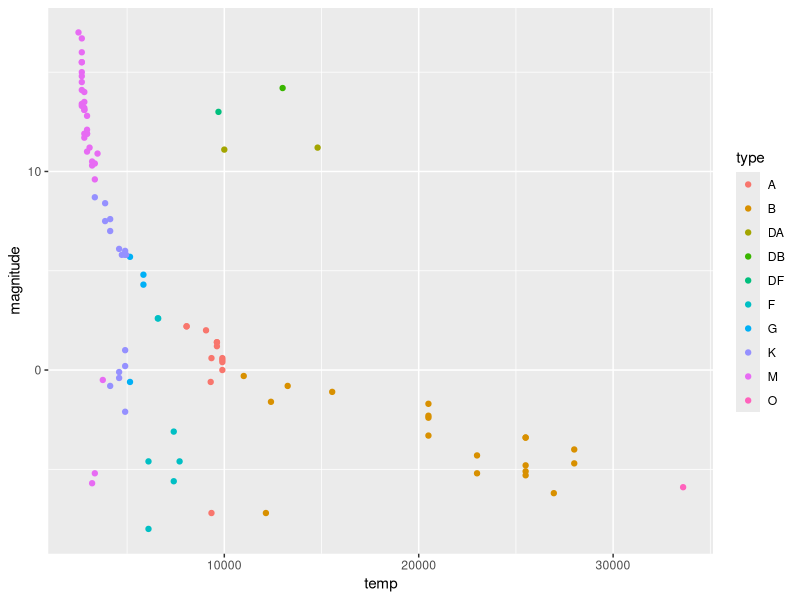
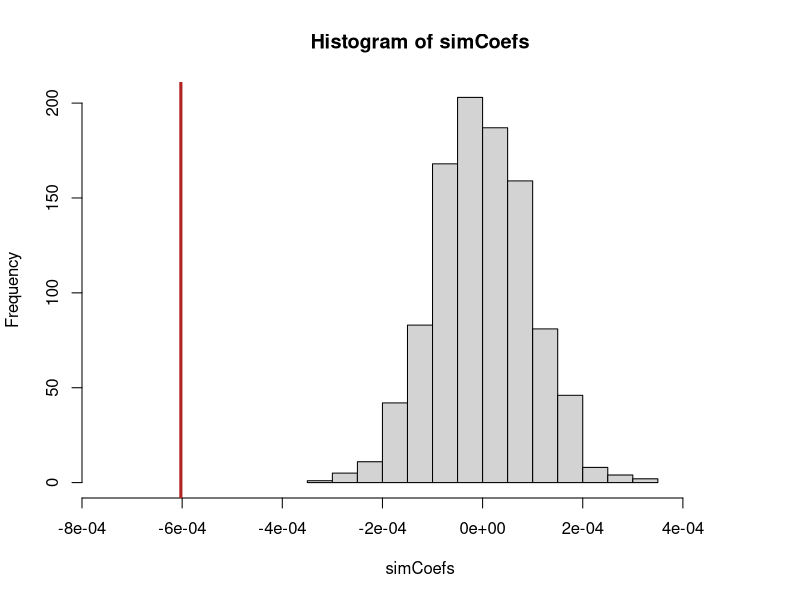
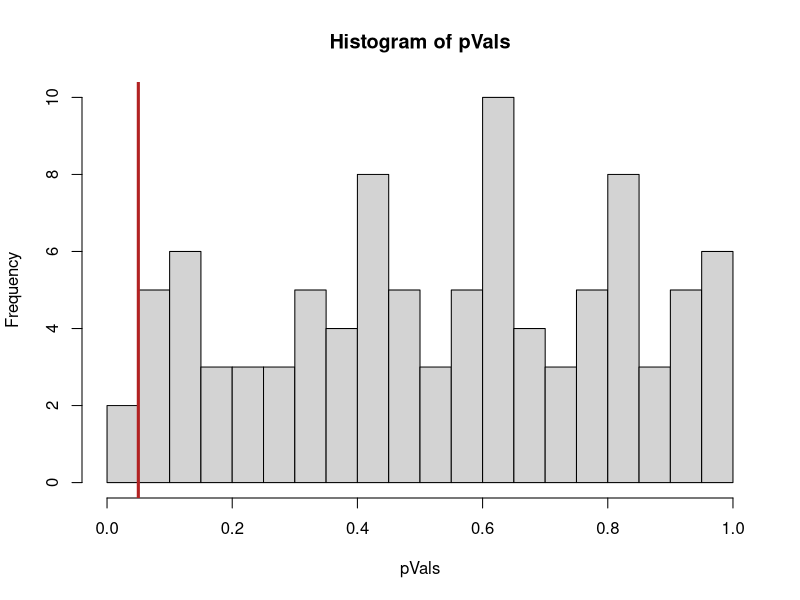
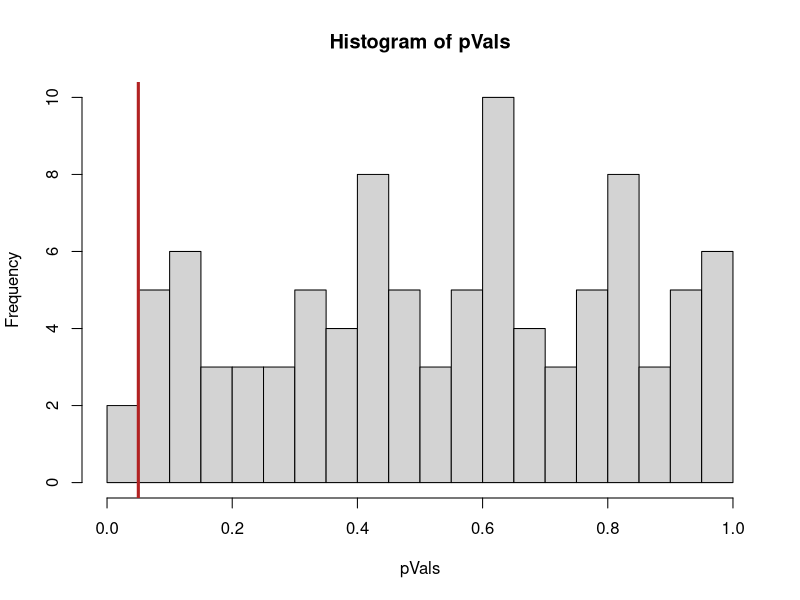

Here is the R script that generated these plots, in order:
# Data exploration
library(dslabs)
library(tidyverse)
library(car)

# Load dataset
stars <- dslabs::stars

# Research Q: are hotter stars more luminous?
ggplot(stars, aes(x = temp, y = magnitude, colour = type)) +
  geom_point()

# Is the correlation significantly nonzero?
starMod <- lm(magnitude ~ temp, data = stars)
summary(starMod)

# Randomisation test
set.seed(11)
# Initialise list to store simulated coefficients
simCoefs <- list()
# Number of iterations
nRepeat <- 1000

# Loop over simulations to get coefficient estimates
for (i in 1:nRepeat) {
  
  reshuffled <- stars
  
  # Randomise magnitude values
  reshuffled$magnitude <- sample(reshuffled$magnitude,
                                 size = nrow(reshuffled), replace = FALSE)
  
  # Fit model with randomised values
  simMod <- lm(magnitude ~ temp, data = reshuffled)
  
  # Obtain coefficient estimate for simulated model
  simCoefs[i] <- simMod$coefficients["temp"]
  
}

simCoefs <- unlist(simCoefs)

hist(simCoefs, xlim = c(-7.5e-04, 5e-04))
abline(v = starMod$coefficients["temp"], col = "firebrick", lwd = 3)

# Randomisation test p-value
absObsCoef <- abs(starMod$coefficients["temp"])
pVal <- sum(abs(simCoefs) >= absObsCoef) / nRepeat

# Interpretation: our observed coefficient estimate falls way outside the
# /randomly generated distribution of coefficient estimates, given that H0
# /was true, strongly suggesting that we should reject H0. The observed
# /difference is extremely rare if the groups were randomly assigned.


# Simulation scenarios #########################################################

# FUNCTION: sim
sim <- function(sims = 100, data, n = nrow(data), formula, effect) {
  
  # Extract response variable from passed-in formula
  response <- subset(data, select = as.character(formula[[2]]))
  # Extract predictive variable from passed-in formula
  predictor <- subset(data, select = as.character(formula[[3]]))
  
  # Fit model using original dataset
  mod <- lm(formula, data = data)
  # Extract observed estimates from model
  intercept <- mod$coefficients[1]
  beta1 <- mod$coefficients[2]
  
  # Simulate dataset
  simList <- replicate(sims,
                       data.frame(response = rnorm(n, mean(response[[1]]), sd(response[[1]])),
                                  predictor = rnorm(n, mean(predictor[[1]]), sd(predictor[[1]]))),
                       simplify = FALSE)
  
  return(simList)
  
}

# Generate simulated data sets

## Size of simulated data tests ################################################

# FUNCTION: size
size <- function(data) {
  
  pVals <- c()
  
  for (i in 1:nrow(data[[1]])) {
    
    mod <- lm(response ~ predictor, data = data[[i]])
    # Extract p-value from each model summary
    pVals[i] <- summary(mod)[[4]][[8]]
    
  }
  
  hist(pVals, breaks = 20)
  abline(v = 0.05, col = "firebrick", lwd = 3)
  
  size <- length(pVals[pVals <= 0.05]) / length(pVals)
  
  return(size)
  
}

# Simulate data with effects of temperature on magnitude
set.seed(11)
tempEffect <- sim(data = stars,
                  formula = magnitude ~ temp,
                  effect = -1e-10)
tempEffect[[1]]
size(tempEffect)

# Simulate data with no effect of temperature on magnitude
set.seed(11)
noEffect <- sim(data = stars,
                formula = magnitude ~ temp,
                effect = 0)
noEffect[[1]]
size(noEffect)


## Power of simulated data tests ###############################################
